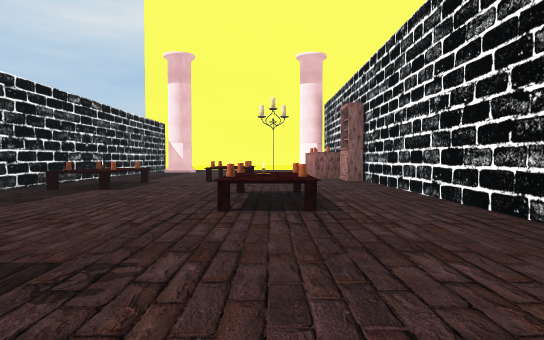
[1] (above)

18 first-person views from a walk through a Unity game level. The camera is 1.2 m above the floor, tilts 2° down and sees 80° across. The floor is counted in squares, 2 m on a side. Each view is taken from the middle of a square. On the plan, view 1 faces up. The plan holds only what a view shows up to about 10 squares ahead; the rest is blank. The place goes on beyond the plan. The player is left out. Some animated figures are not drawn. Some surface patterns are stand-ins.

[2]
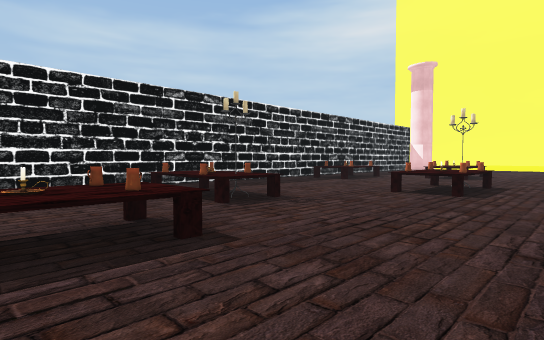

[3]
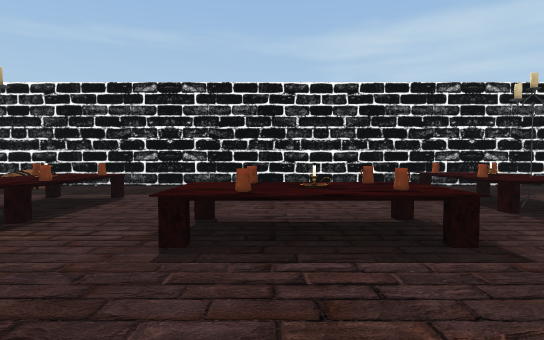

[4]
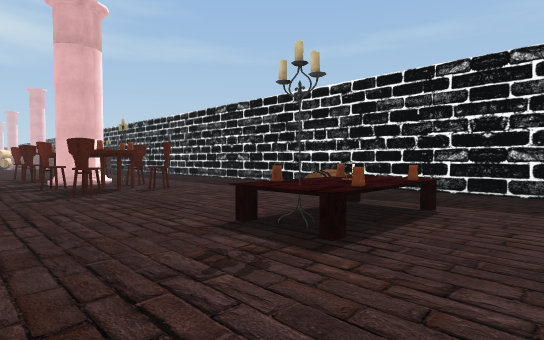

[5]
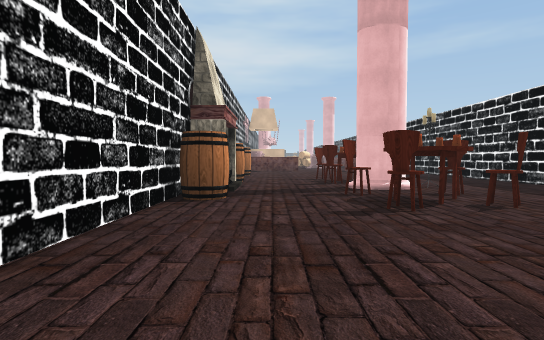

[6]
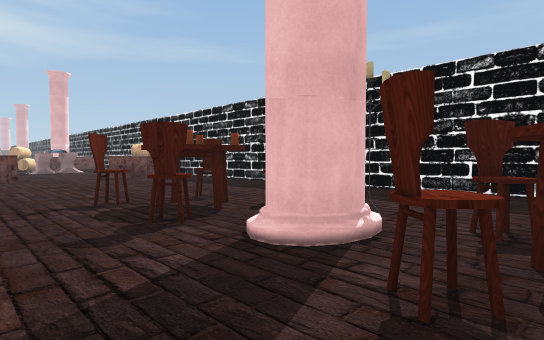

[7]
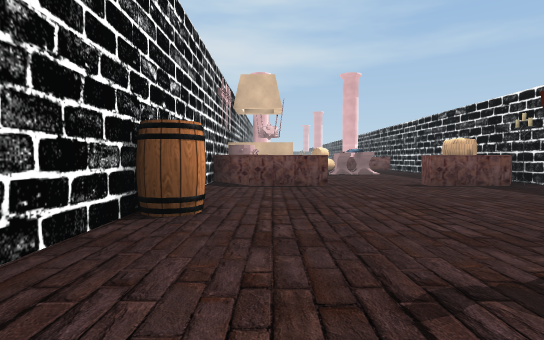

[8]
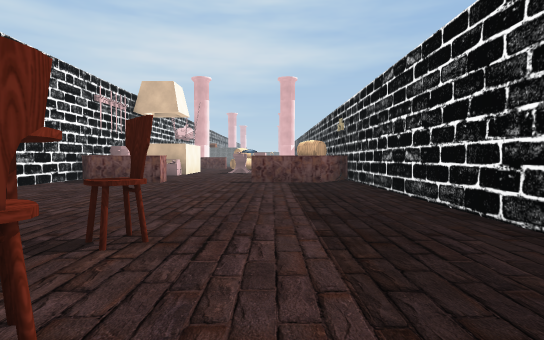

[9]
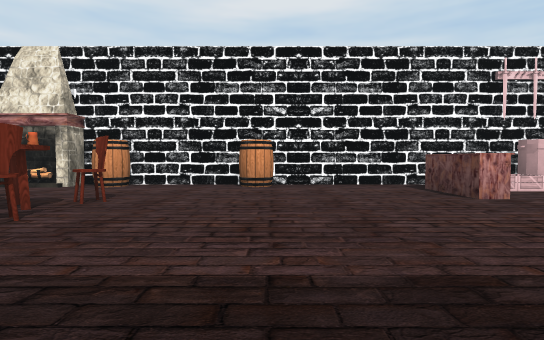

[10]
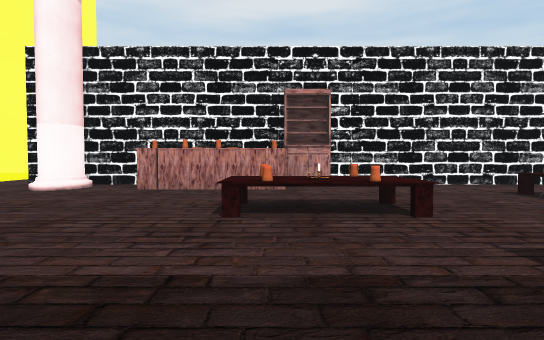

[11]
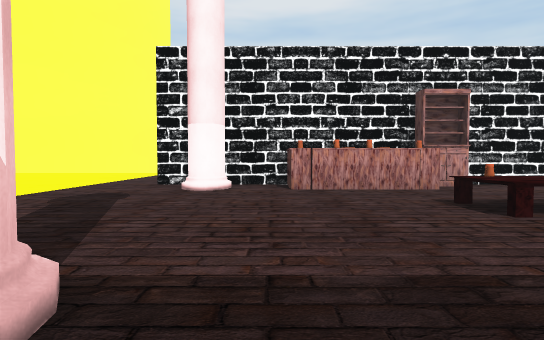

[12]
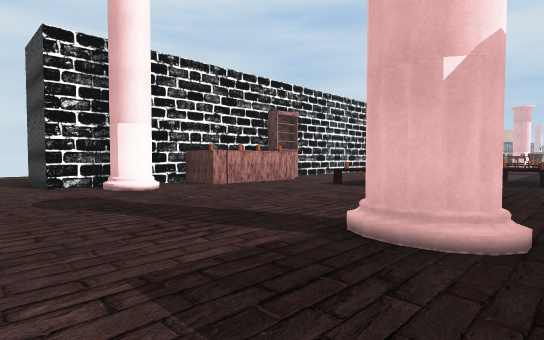

[13]
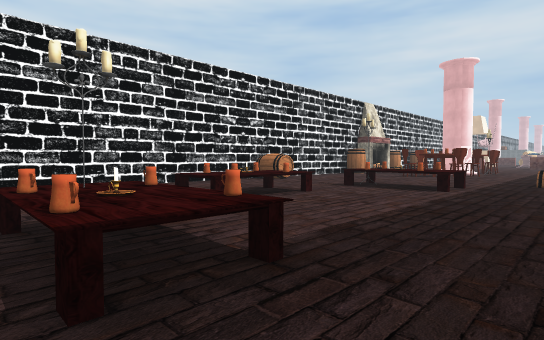

[14]
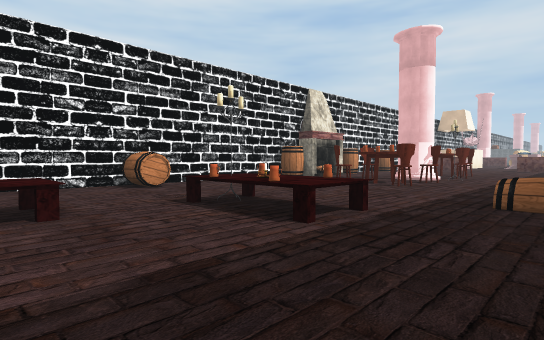

[15]
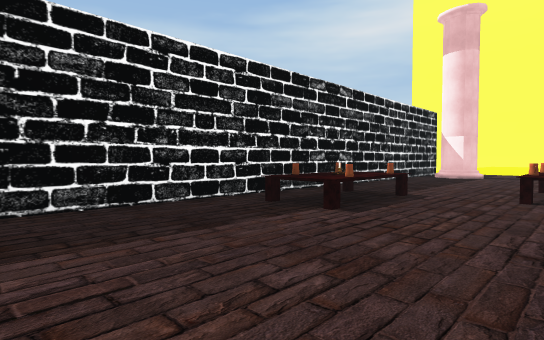

[16]
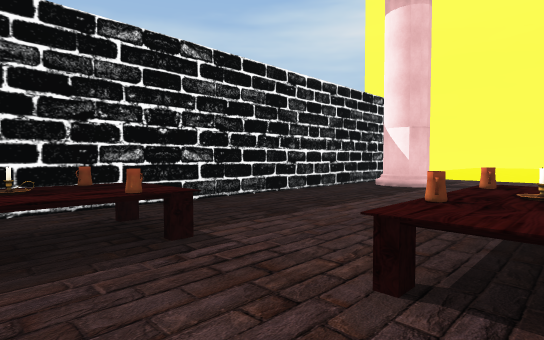

[17]
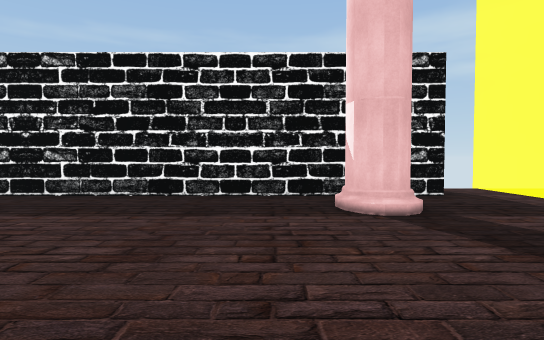

[18]
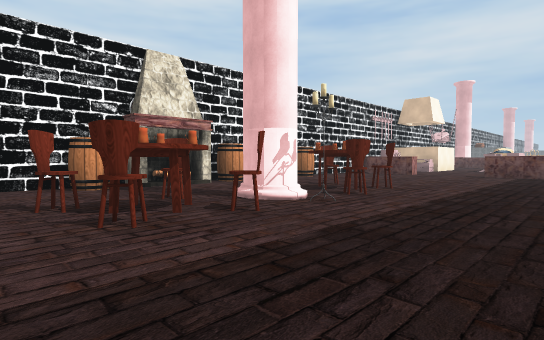

### Floor plan
Points are (right, up) in squares from view 1. A wall is a line through its corners. A room is listed if a view was taken in it or the views show most of it. See-through windows are left out.
Room 1 (views 1, 2, 3, 4, 5, 6, 7, 8, 9, 10, 11, 12, 13, 14, 15, 16, 17, 18)
walls: (2.5, 3) (2.5, 9); (2.5, -10.9) (2.5, 1.4); (2.5, 12) (2.5, 15.7); (-3.5, 14.2) (-3.8, 14) (-4.2, 13.9); (-5.2, 15.9) (-5.2, -22.5); (-5.2, -21.3) (-4.4, -20.3); (2.5, -22.5) (2.5, -12.6)
ways out: opening at (2.5, 16.5); gap at (-7, 17); gap at (2, -20)
objects: other object (-5, 7); other object (-4, -22) to (-4, -21); other object (-4, -20) to (-3, -20); table (-4, 6) to (-4, 8); table (-3, -5); other object (-3, -4); other object (-3, 0); table (-3, 1) to (-2, 1); other object (-3, 2); other object (-3, 7); other object (-3, 8); chair (-2, -15); table (-2, -14); chair (-2, -13); chair (-2, -10); other object (-2, -9); chair (-2, -8); other object (-2, -5); other object (-2, 2); other object (-2, 9); other object (-2, 10); chair (-1, -14); chair (-1, -13); chair (-1, -10); chair (-1, -9); table (-1, -5); other object (-1, -4); other object (-1, -3); other object (-1, -2); table (-1, -1); other object (-1, 4); other object (-1, 5); other object (-1, 8); other object (-1, 9); table (-1, 10); other object (0, -20) to (1, -20); other object (0, -2); other object (0, -1); table (0, 4); other object (0, 5); other object (0, 6); crate (1, -22) to (2, -21); other object (1, 10); barrel (2, -17); barrel (2, -13); fireplace (2, -12) to (2, -11); barrel (2, -10); barrel (2, -5); cupboard (2, 9); other object (2, 10); other object (2, 11); other object (2, 12)

Positions as (right, up) in squares from view 1, and headings:
1: (0, 0), facing up
2: (2, -2), facing up-left
3: (2, -2), facing left
4: (1, -3), facing down-left
5: (1, -5), facing down
6: (1, -10), facing down-left
7: (1, -13), facing down
8: (-3, -12), facing down
9: (-5, -17), facing right
10: (-5, 10), facing right
11: (-5, 13), facing right
12: (-5, 17), facing down-right
13: (-5, 2), facing down-right
14: (-5, -2), facing down-right
15: (-1, 3), facing up-left
16: (-1, 7), facing up-left
17: (0, 13), facing left
18: (-5, -8), facing down-right
